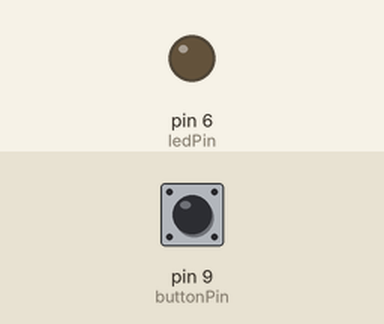
This sketch was run on a simulated Arduino Uno, built with avr-gcc and run on an emulated ATmega328P. Shown: output pins drawn as LEDs (lit = HIGH). Inputs (shaded band) come from the test bench; at power-on: pin 9 (buttonPin) HIGH.

Above: at 1.2 s.
1.3 s: pin 9 (buttonPin) pulled LOW for 0.15 s
At 3.5 s:
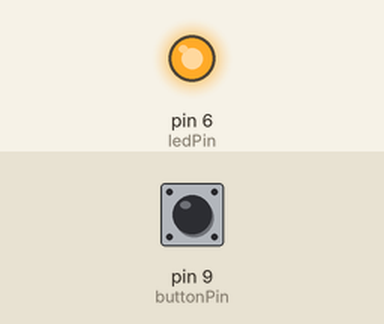
4.3 s: pin 9 (buttonPin) pulled LOW for 1 s
At 5.13 s:
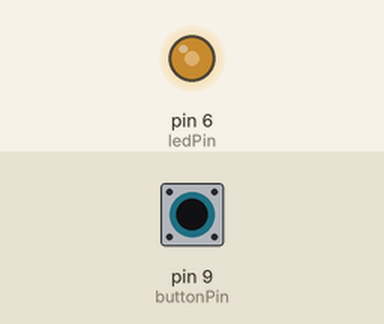
7.3 s: pin 9 (buttonPin) pulled LOW for 3.2 s
At 7.83 s:
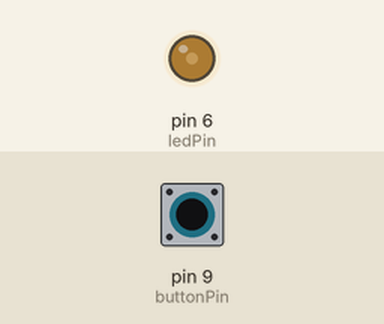
Timing chart, 0 to 10.4 s (numbered marks = the images above; inputs shaded):
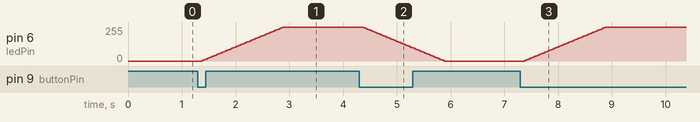

The sketch:

Kiste2.ino
```cpp
// constants won't change. They're used here to
// set pin numbers:
const int buttonPin = 9;    // the number of the pushbutton pin
const int ledPin = 6;      // the number of the LED pin

// Variables will change:
int ledState = LOW;         // the current state of the output pin
int buttonState;             // the current reading from the input pin
int lastButtonState = HIGH;   // the previous reading from the input pin

// the following variables are long's because the time, measured in miliseconds,
// will quickly become a bigger number than can be stored in an int.
long lastDebounceTime = 0;  // the last time the output pin was toggled
long debounceDelay = 50;    // the debounce time; increase if the output flickers
int MAX = 255;
void setup() {
  pinMode(buttonPin, INPUT);
  pinMode(ledPin, OUTPUT);

  // set initial LED state
  digitalWrite(ledPin, LOW);
}

void loop() {
  // read the state of the switch into a local variable:
  int reading = digitalRead(buttonPin);

  // check to see if you just pressed the button
  // (i.e. the input went from LOW to HIGH),  and you've waited
  // long enough since the last press to ignore any noise:

  // If the switch changed, due to noise or pressing:
  if (reading != lastButtonState) {
    // reset the debouncing timer
    lastDebounceTime = millis();
  }

  if ((millis() - lastDebounceTime) > debounceDelay) {
    // whatever the reading is at, it's been there for longer
    // than the debounce delay, so take it as the actual current state:

    // if the button state has changed:
    if (reading != buttonState) {
      buttonState = reading;

      // only toggle the LED if the new button state is HIGH
      if (buttonState == LOW) {
        ledState = !ledState;
        if(ledState){
          // fade in from min to max in increments of 5 points:
          for (int fadeValue = 0 ; fadeValue <= MAX; fadeValue += 5) {
            // sets the value (range from 0 to MAX):
            analogWrite(ledPin, fadeValue);
            // wait for 30 milliseconds to see the dimming effect
            delay(30);
          }
        }else{
          // fade out from max to min in increments of 5 points:
          for (int fadeValue = MAX ; fadeValue >= 0; fadeValue -= 5) {
            // sets the value (range from 0 to MAX):
            analogWrite(ledPin, fadeValue);
            // wait for 30 milliseconds to see the dimming effect
            delay(30);
          }
        }
      }
    }
  }

  // set the LED:
  digitalWrite(ledPin, ledState);

  // save the reading.  Next time through the loop,
  // it'll be the lastButtonState:
  lastButtonState = reading;
}
```

Measured:
- after the input at 1.3 s, pin 6 (ledPin): moves from 0/255 to 255/255 over 1.5 s, starting after 0.08 s
- after the input at 4.3 s, pin 6 (ledPin): moves from 255/255 to 0/255 over 1.5 s, starting after 0.08 s
- after the input at 7.3 s, pin 6 (ledPin): moves from 0/255 to 255/255 over 1.5 s, starting after 0.08 s
